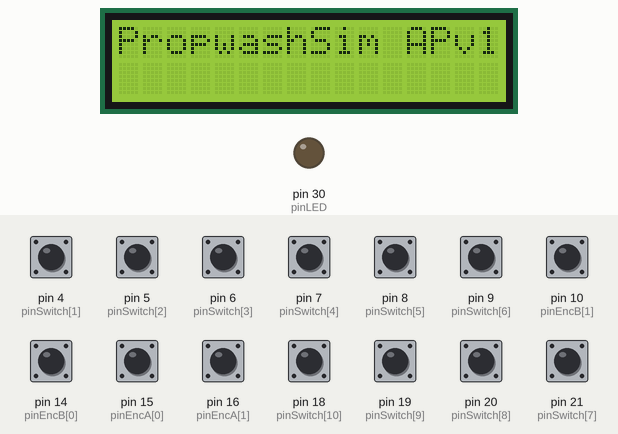
The sketch below on a simulated Arduino Mega 2560, built with avr-gcc and run on an emulated ATmega2560. Shown: 16×2 character LCD, output pins drawn as LEDs (lit = HIGH). Dashed ring = blinking. The inputs (shaded band) are chosen by the test bench; at power-on: pin 4 (pinSwitch[1]), pin 5 (pinSwitch[2]), pin 6 (pinSwitch[3]), pin 7 (pinSwitch[4]), pin 8 (pinSwitch[5]), pin 9 (pinSwitch[6]), pin 10 (pinEncB[1]), pin 14 (pinEncB[0]), pin 15 (pinEncA[0]), pin 16 (pinEncA[1]), pin 18 (pinSwitch[10]), pin 19 (pinSwitch[9]), pin 20 (pinSwitch[8]), pin 21 (pinSwitch[7]) HIGH. What the sketch prints to the serial monitor is not drawn.

Above: at 1.2 s.
1.3 s: pin 4 (pinSwitch[1]) pulled LOW for 0.15 s
At 2.8 s:
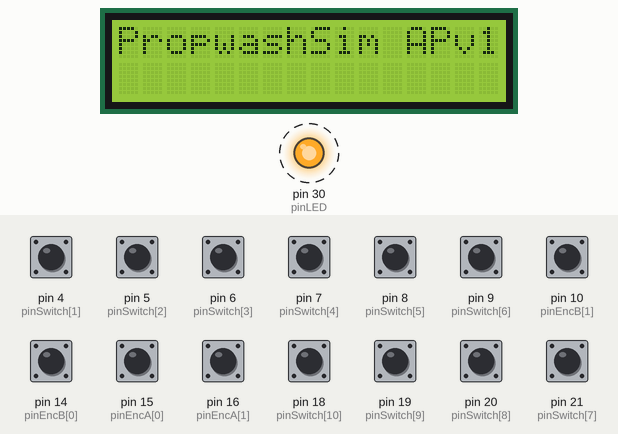
4.4 s: pin 5 (pinSwitch[2]) pulled LOW for 0.15 s
6.5 s: pin 6 (pinSwitch[3]) pulled LOW for 0.15 s
8.5 s: pin 7 (pinSwitch[4]) pulled LOW for 0.15 s
10.5 s: pin 8 (pinSwitch[5]) pulled LOW for 0.15 s
12.5 s: pin 9 (pinSwitch[6]) pulled LOW for 0.15 s
Timing chart, 0 to 15.5 s (numbered marks = the images above; inputs shaded):
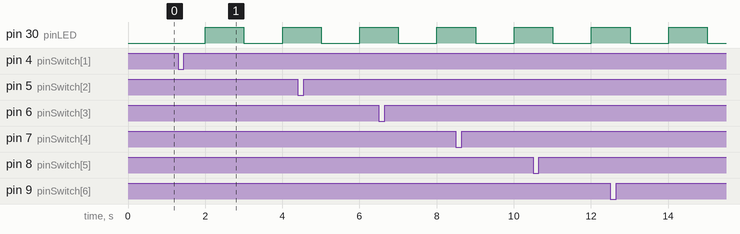

The sketch:

AutoPilot_Arduino.ino
```cpp
/*
 * Jeremy Weatherford <jweather@xidus.net>
 * Developed for PropWash Simulation
 */

#include <LiquidCrystal_I2C.h>
LiquidCrystal_I2C lcd(0x3F, 16, 2); // 16x2 on pins 2+3 (SDA + SCL)

// IO pins
const int nEnc = 2;
const int pinEncA[nEnc] = {15, 16};  // coarse, then fine
const int pinEncB[nEnc] = {14, 10};  // coarse, then fine

const int nSwitch = 11;
const int pinSwitch[nSwitch]    = { 0, 4, 5, 6, 7, 8, 9, 21, 20, 19, 18 };
const char *nameSwitch[nSwitch]  = { "switch", "AP", "ALT", "BARO", "ARM", "UP", "DOWN", "REV", "APR", "NAV", "HDG" };

const int pinLEDArm = 1;
const int nLEDs = 11; // actual LED and LCD indicators

const int pinLED = 30;

// state
int swLast[nSwitch], swDebounce[nSwitch];
char ledStates[nLEDs];

// encoder decoding
const int8_t encStates[] = {0,0,1,0,1,0,0,-1,0,0,0,0,0,0,-1,0}; // x2 counting (for PropWash Simulation dual-encoder)
int8_t oldEnc[4] = {0, 0, 0, 0};
int8_t rotaryDelta(byte idx) {
  oldEnc[idx] <<= 2;
  oldEnc[idx] |= (digitalRead(pinEncA[idx])<<1 | digitalRead(pinEncB[idx]));
  return encStates[oldEnc[idx] & 0x0f];
}

void setup() {
  pinMode(pinLED, OUTPUT);
  Serial.begin(115200);

  for (int i=0; i<nSwitch; i++) {
    pinMode(pinSwitch[i], INPUT_PULLUP);
    swLast[i] = digitalRead(pinSwitch[i]);
  }

  for (int i=0; i<nEnc; i++) {
    pinMode(pinEncA[i], INPUT_PULLUP);
    pinMode(pinEncB[i], INPUT_PULLUP);
  }
  pinMode(pinLEDArm, OUTPUT);

  // setup LCD
  lcd.init();
  lcd.backlight();
  lcd.home (); // go home
  lcd.print("PropwashSim APv1");
}

// encoders
#define DIR_CCW 0x10
#define DIR_CW 0x20
#define R_START 0x0

#define R_CCW_BEGIN 0x1
#define R_CW_BEGIN 0x2
#define R_START_M 0x3
#define R_CW_BEGIN_M 0x4
#define R_CCW_BEGIN_M 0x5
const byte ttable[6][4] = {
  {R_START_M,            R_CW_BEGIN,     R_CCW_BEGIN,  R_START},
  {R_START_M | DIR_CCW, R_START,        R_CCW_BEGIN,  R_START},
  {R_START_M | DIR_CW,  R_CW_BEGIN,     R_START,      R_START},
  {R_START_M,            R_CCW_BEGIN_M,  R_CW_BEGIN_M, R_START},
  {R_START_M,            R_START_M,      R_CW_BEGIN_M, R_START | DIR_CW},
  {R_START_M,            R_CCW_BEGIN_M,  R_START_M,    R_START | DIR_CCW},
};

byte state[nEnc];

byte encoderDelta(int _i) {
  byte pinstate = (digitalRead(pinEncA[_i]) << 1) | digitalRead(pinEncB[_i]);
  state[_i] = ttable[state[_i] & 0xf][pinstate];
  return (state[_i] & 0x30); // click?
}

int blink;
int lastBlink = 0;

void loop() {
  uint32_t val;

  // time-keeping and blink
  int now = millis();
  if (now - lastBlink > 1000) {
    digitalWrite(pinLED, blink);
    blink = !blink;
    lastBlink = now;
    Serial.write("id=2\r");
  }

 // rotary encoders
  for (int enc=0; enc<nEnc; enc++) {
    byte delta = encoderDelta(enc);

    if (delta == DIR_CW) {
      if (enc % 2 == 0) {
        Serial.write("+10\r");
      } else {
        Serial.write("+1\r");
      }
    } else if (delta == DIR_CCW) {
      if (enc % 2 == 0) {
        Serial.write("-10\r");
      } else {
        Serial.write("-1\r");
      }
    }
  }

  // switches
  for (int i=0; i<nSwitch; i++) {
    val = digitalRead(pinSwitch[i]);
    if (swLast[i] == 1 && val == 0) {
      if (swDebounce[i] == 0 || now - swDebounce[i] > 200) {
        Serial.write(nameSwitch[i]); Serial.write("\r");
        swDebounce[i] = now;
      }
    }
    swLast[i] = val;
    if (swDebounce[i] != 0 && now - swDebounce[i] > 200)
      swDebounce[i] = 0;
  }

  // =A123.45\r or =B678.90\r
  if (Serial.available() > 3) {
    while (Serial.read() != '=' && Serial.available()) {}
    char ch = Serial.read();

    switch (ch) {
      case 'L':
        Serial.readBytesUntil('\r', ledStates, nLEDs);
        digitalWrite(pinLEDArm, ledStates[0] == '1');

        lcd.clear();
        lcd.setCursor(13, 1); if (ledStates[9]=='1') lcd.print("YAW");  else lcd.print("   ");
        lcd.setCursor(12, 0); if (ledStates[1]=='1') lcd.print("APPR"); else lcd.print("    ");
        lcd.setCursor(0, 1); if (ledStates[2]=='1') lcd.print("HDG");  else lcd.print("   ");
        lcd.setCursor(4, 1); if (ledStates[3]=='1') lcd.print("NAV");  else lcd.print("   ");
        lcd.setCursor(8, 1); if (ledStates[4]=='1') lcd.print("ALT");  else lcd.print("   ");

        lcd.setCursor(0, 0);
        if (ledStates[5]=='1')
          lcd.print("FLIGHT DIR ");
        else if (ledStates[10]=='1')
          lcd.print("AUTOPILOT  ");
        else
          lcd.print("           ");
        break;
    }
  }
}
```
